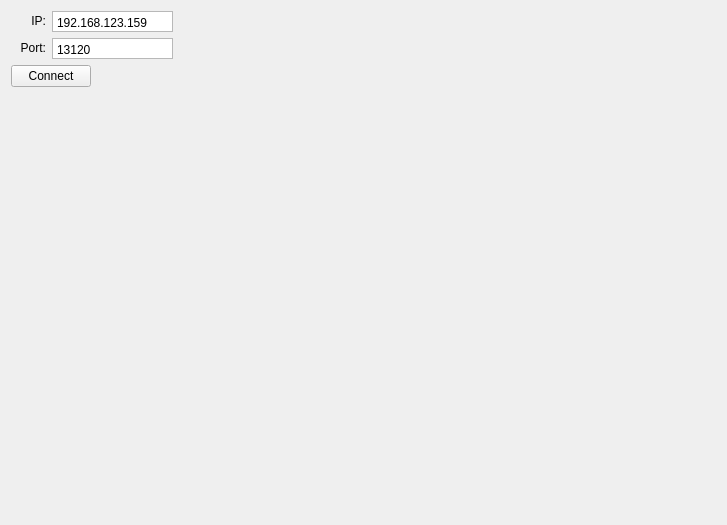
     <widget class="QWidget" name="tab_5">
      <attribute name="title">
       <string>Communication</string>
      </attribute>
      <layout class="QGridLayout" name="gridLayout_7">
       <item row="0" column="0" colspan="2">
        <layout class="QGridLayout" name="gridLayout_6">
         <item row="0" column="0">
          <widget class="QLabel" name="label_8">
           <property name="sizePolicy">
            <sizepolicy hsizetype="Fixed" vsizetype="Fixed">
             <horstretch>0</horstretch>
             <verstretch>0</verstretch>
            </sizepolicy>
           </property>
           <property name="minimumSize">
            <size>
             <width>35</width>
             <height>0</height>
            </size>
           </property>
           <property name="layoutDirection">
            <enum>Qt::LeftToRight</enum>
           </property>
           <property name="text">
            <string>IP:</string>
           </property>
           <property name="alignment">
            <set>Qt::AlignRight|Qt::AlignTrailing|Qt::AlignVCenter</set>
           </property>
          </widget>
         </item>
         <item row="0" column="1">
          <widget class="QPlainTextEdit" name="txtIP">
           <property name="sizePolicy">
            <sizepolicy hsizetype="Fixed" vsizetype="Fixed">
             <horstretch>0</horstretch>
             <verstretch>0</verstretch>
            </sizepolicy>
           </property>
           <property name="minimumSize">
            <size>
             <width>121</width>
             <height>21</height>
            </size>
           </property>
           <property name="maximumSize">
            <size>
             <width>121</width>
             <height>21</height>
            </size>
           </property>
           <property name="baseSize">
            <size>
             <width>121</width>
             <height>21</height>
            </size>
           </property>
           <property name="verticalScrollBarPolicy">
            <enum>Qt::ScrollBarAlwaysOff</enum>
           </property>
           <property name="horizontalScrollBarPolicy">
            <enum>Qt::ScrollBarAlwaysOff</enum>
           </property>
           <property name="lineWrapMode">
            <enum>QPlainTextEdit::NoWrap</enum>
           </property>
           <property name="plainText">
            <string>192.168.123.159</string>
           </property>
          </widget>
         </item>
         <item row="1" column="0">
          <widget class="QLabel" name="label_21">
           <property name="sizePolicy">
            <sizepolicy hsizetype="Fixed" vsizetype="Fixed">
             <horstretch>0</horstretch>
             <verstretch>0</verstretch>
            </sizepolicy>
           </property>
           <property name="minimumSize">
            <size>
             <width>35</width>
             <height>0</height>
            </size>
           </property>
           <property name="layoutDirection">
            <enum>Qt::LeftToRight</enum>
           </property>
           <property name="text">
            <string>Port:</string>
           </property>
           <property name="alignment">
            <set>Qt::AlignRight|Qt::AlignTrailing|Qt::AlignVCenter</set>
           </property>
          </widget>
         </item>
         <item row="1" column="1">
          <widget class="QPlainTextEdit" name="txtPort">
           <property name="sizePolicy">
            <sizepolicy hsizetype="Fixed" vsizetype="Fixed">
             <horstretch>0</horstretch>
             <verstretch>0</verstretch>
            </sizepolicy>
           </property>
           <property name="minimumSize">
            <size>
             <width>121</width>
             <height>21</height>
            </size>
           </property>
           <property name="maximumSize">
            <size>
             <width>121</width>
             <height>21</height>
            </size>
           </property>
           <property name="baseSize">
            <size>
             <width>121</width>
             <height>21</height>
            </size>
           </property>
           <property name="verticalScrollBarPolicy">
            <enum>Qt::ScrollBarAlwaysOff</enum>
           </property>
           <property name="horizontalScrollBarPolicy">
            <enum>Qt::ScrollBarAlwaysOff</enum>
           </property>
           <property name="lineWrapMode">
            <enum>QPlainTextEdit::NoWrap</enum>
           </property>
           <property name="plainText">
            <string>13120
</string>
           </property>
          </widget>
         </item>
        </layout>
       </item>
       <item row="0" column="2">
        <spacer name="horizontalSpacer_2">
         <property name="orientation">
          <enum>Qt::Horizontal</enum>
         </property>
         <property name="sizeHint" stdset="0">
          <size>
           <width>543</width>
           <height>20</height>
          </size>
         </property>
        </spacer>
       </item>
       <item row="2" column="0">
        <spacer name="verticalSpacer_2">
         <property name="orientation">
          <enum>Qt::Vertical</enum>
         </property>
         <property name="sizeHint" stdset="0">
          <size>
           <width>20</width>
           <height>427</height>
          </size>
         </property>
        </spacer>
       </item>
       <item row="1" column="0">
        <widget class="QPushButton" name="btnConnect">
         <property name="text">
          <string>Connect</string>
         </property>
        </widget>
       </item>
      </layout>
     </widget>
